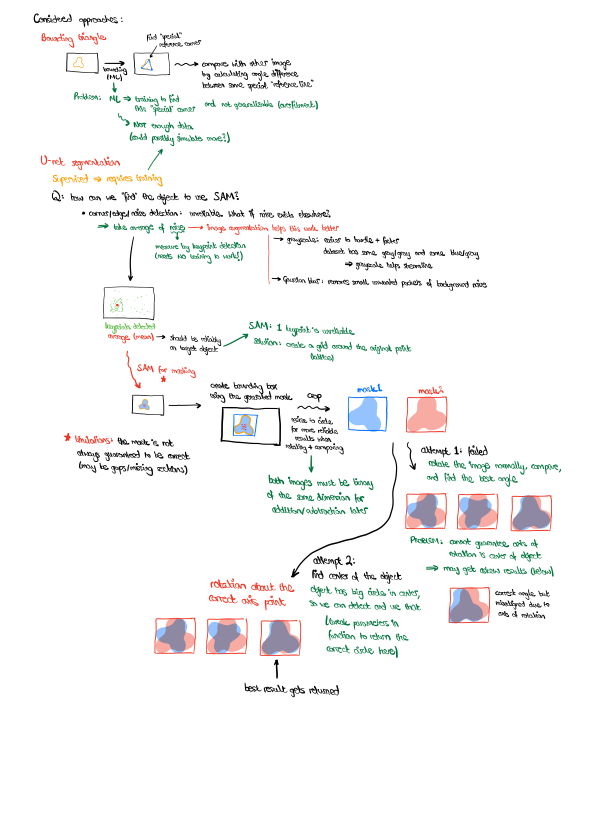
#> input picture brainstorming.png, 1767 x 2500 px (shown at 1/3 size)
$ python -i image_utils.py   (imports and definitions only)
#> lines starting #> are read from the running program, lines starting #| are printed output that depends on the picture
import cv2 as cv
import numpy as np
import matplotlib.pyplot as plt

METHOD_KP = 1
METHOD_CIRC = 2


# read_images(img1, img2) consumes paths to two images, reads them, and applies augmentation
#   and processing steps. Returns processed images.
# [27 lines left out: function read_images, not called in this run]


# find_circle(img) finds the "best" circle in the center of the object. This is used to
#   eventually find a rotation axis.
def find_circle(img, display=False):
#> called with img = '../brainstorming.png', display = False
    print(f"Identifying key circle in {img}...")
    # BLUR_KERNEL_SIZE for medianBlur in image augmentation:
    BLUR_KERNEL_SIZE = 25

    image = cv.imread(img)
#> image is the input picture: shape (2500, 1767, 3); mean B, G, R 246.8, 247.1, 247.2
    image_gray = cv.cvtColor(image, cv.COLOR_BGR2GRAY)
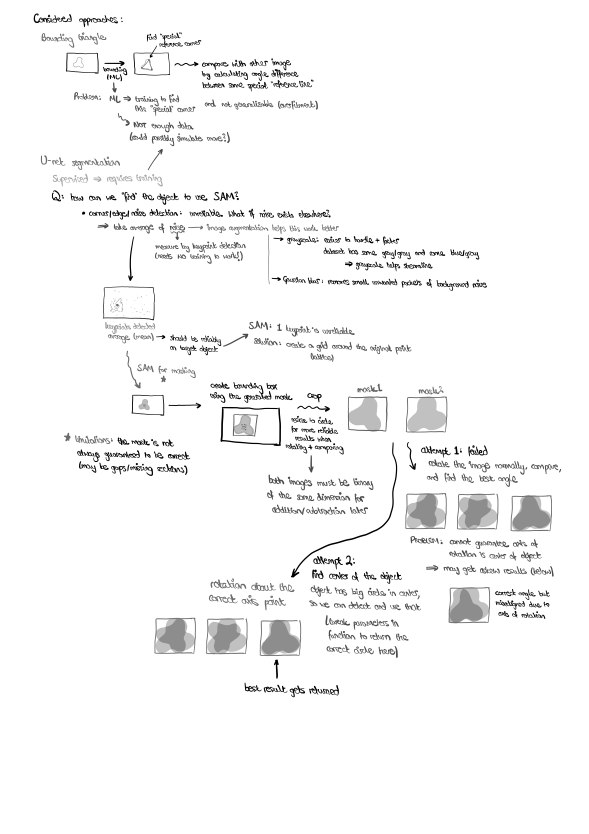
#> image_gray: shape (2500, 1767) (shown at 1/3 size); min 0, max 255, mean 247.1
    image_blurred = cv.medianBlur(image_gray, BLUR_KERNEL_SIZE)
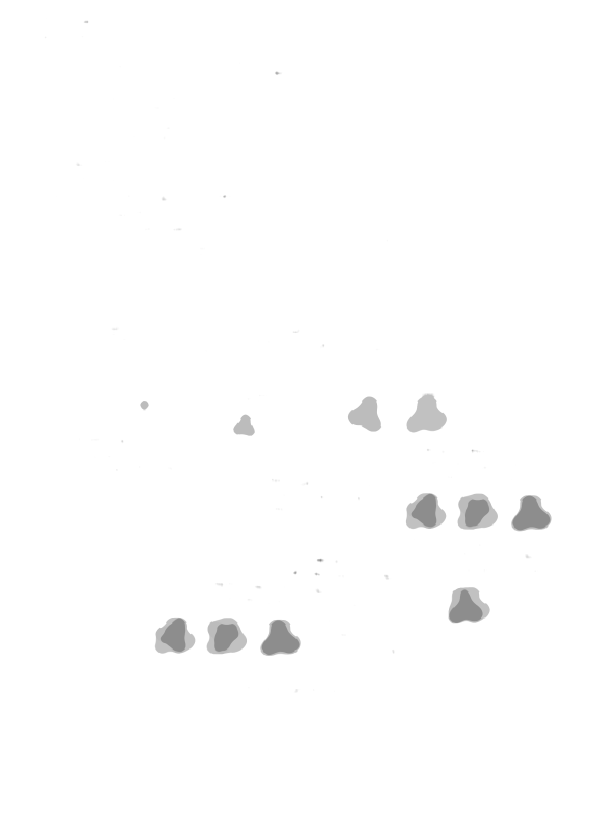
#> image_blurred: shape (2500, 1767) (shown at 1/3 size); min 133, max 255, mean 253.3

    # Parameters used for identifying the circle(s) using HoughCircles:
    MIN_DIST = 400
    param1 = 30
    param2 = 50         # smaller value => more false circles
    minRadius = 100     # smallest circle radius
    maxRadius = 250     # largest circle radius

    circles = cv.HoughCircles(image_blurred,
                              cv.HOUGH_GRADIENT,
                              1, MIN_DIST,
                              param1=param1,
                              param2=param2,
                              minRadius=minRadius,
                              maxRadius=maxRadius)
#> circles = None

    if circles is not None:
        # first circle in "circles" in the form [x, y, r]
        print(f"Key circle identified.")
        circles = np.uint16(np.around(circles))

        # Displaying the circles if display=True:
        if display:
            for i in circles[0, :]:
                cv.circle(image, (i[0], i[1]), i[2], (0, 255, 0), 3)
                plt.imshow(image)
                plt.title("The 'key circle(s)' in the image (at least one at center of object)")
                plt.show()
        return circles[0][0]
    else:
        # We have not found any circles, so the algorithm cannot continue.
#> (the run stopped early here; a loop or call above may not have finished)
